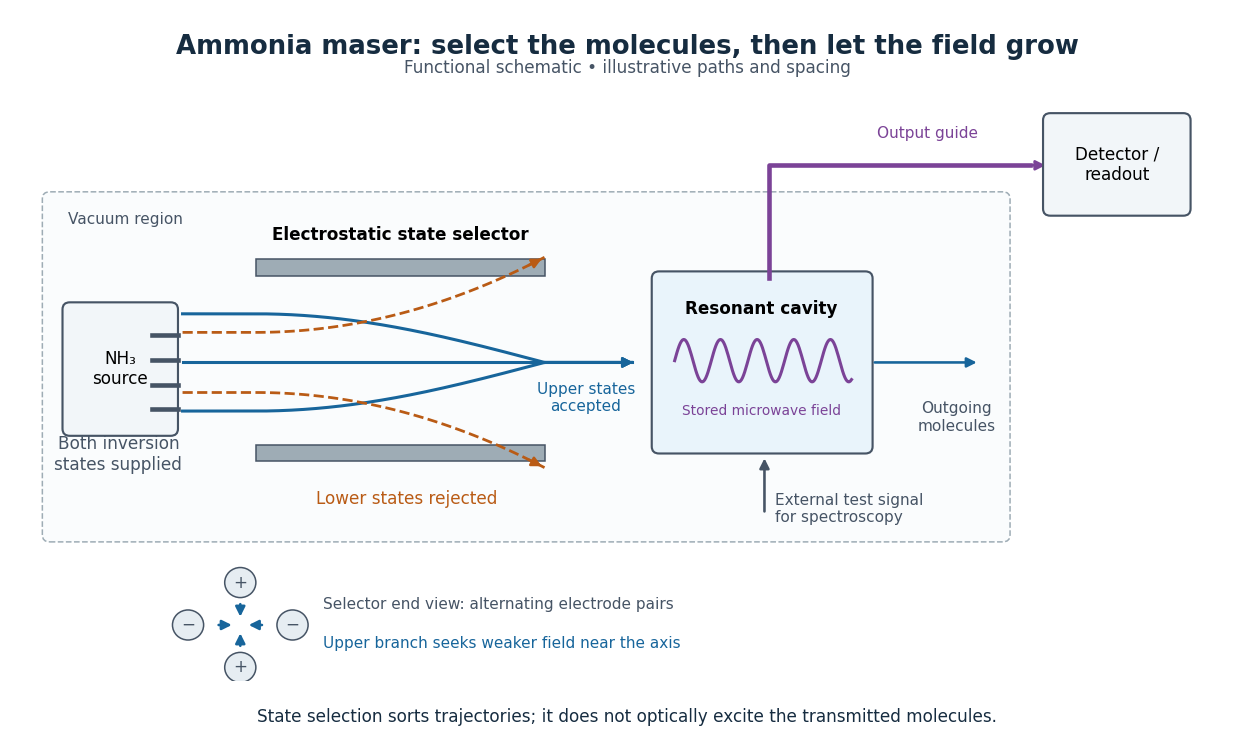

Recreate this plot in Python.
"""Original functional ammonia-maser schematic, not measured geometry.

Python 3.14; matplotlib 3.10.7; numpy 2.3.5. Run from _media.
Historical functions: Gordon, Zeiger and Townes, Phys. Rev. 95 (1954),
282–284, Fig. 1; 99 (1955), 1264–1274, pp. 1264–1267.
No voltages, construction dimensions, or measured trajectories are represented.
"""
from pathlib import Path
import matplotlib.pyplot as plt
from matplotlib.patches import FancyBboxPatch, Rectangle, Circle, FancyArrowPatch
import numpy as np

plt.rcParams.update({'font.size': 11, 'font.family': 'DejaVu Sans'})
fig = plt.figure(figsize=(11.4, 6.8), facecolor='white')
ax = fig.add_axes((0.025, 0.09, 0.95, 0.78))
ax.set(xlim=(0, 13), ylim=(0, 6.6)); ax.axis('off')
blue, orange, purple, grey = '#17659b', '#b95b15', '#7b4397', '#465465'
fig.text(.5, .955, 'Ammonia maser: select the molecules, then let the field grow',
         ha='center', va='top', fontsize=17, weight='bold', color='#162c40')
fig.text(.5, .902, 'Functional schematic • illustrative paths and spacing', ha='center', color=grey)

def box(x, y, w, h, label, color='#f2f6f9'):
    ax.add_patch(FancyBboxPatch((x,y),w,h,boxstyle='round,pad=0.08',facecolor=color,edgecolor=grey,lw=1.4))
    ax.text(x+w/2,y+h/2,label,ha='center',va='center')

def arrow(a,b,color=grey,**kw):
    ax.add_patch(FancyArrowPatch(a,b,arrowstyle='-|>',mutation_scale=13,color=color,lw=1.7,**kw))

ax.add_patch(FancyBboxPatch((.20,1.65),10.4,3.8,boxstyle='round,pad=0.08',facecolor='#fafcfd',edgecolor='#9eacb5',linestyle='--'))
ax.text(.40,5.17,'Vacuum region',color=grey,fontsize=10)
box(.42,2.85,1.1,1.35,'NH₃\nsource')
for yy in (3.07,3.35,3.63,3.91):
    ax.plot([1.32,1.6],[yy,yy],color=grey,lw=3)
ax.text(.95,2.38,'Both inversion\nstates supplied',ha='center',color=grey)
for yy in (2.48,4.58):
    ax.add_patch(Rectangle((2.45,yy),3.15,.19,facecolor='#9eacb5',edgecolor=grey))
ax.text(4.03,4.99,'Electrostatic state selector',ha='center',weight='bold')
x=np.linspace(1.65,6.55,220)
for y0 in (-.55,.0,.55):
    t=np.clip((x-2.45)/3.15,0,1)
    yy=3.60+y0*np.cos(t*np.pi/2)
    ax.plot(x,yy,color=blue,lw=2)
    arrow((6.20,yy[-1]),(6.60,yy[-1]),blue)
for sign in (-1,1):
    xx=np.linspace(1.65,5.6,120);t=np.clip((xx-2.45)/3.15,0,1)
    yy=3.6+sign*(.34+.85*t*t)
    ax.plot(xx,yy,color=orange,lw=1.8,linestyle='--')
    arrow((xx[-7],yy[-7]),(xx[-1],yy[-1]),orange)
ax.text(4.10,2.00,'Lower states rejected',ha='center',color=orange)
ax.text(6.05,3.05,'Upper states\naccepted',ha='center',color=blue,fontsize=10)
box(6.85,2.65,2.25,1.9,'',color='#e9f4fb')
ax.text(7.97,4.15,'Resonant cavity',ha='center',weight='bold')
xx=np.linspace(7.02,8.95,160)
ax.plot(xx,3.62+.24*np.sin((xx-7.02)*5*np.pi),color=purple,lw=2)
ax.text(7.97,3.00,'Stored microwave field',ha='center',fontsize=9,color=purple)
arrow((9.17,3.60),(10.35,3.60),blue)
ax.text(10.10,2.83,'Outgoing\nmolecules',ha='center',fontsize=10,color=grey)
ax.plot([8.05,8.05,10.90],[4.56,5.83,5.83],color=purple,lw=3)
arrow((10.65,5.83),(11.1,5.83),purple)
box(11.12,5.34,1.45,1.00,'Detector /\nreadout')
ax.text(9.78,6.14,'Output guide',ha='center',color=purple,fontsize=10)
arrow((8.0,1.88),(8.0,2.55),grey)
ax.text(8.12,1.94,'External test signal\nfor spectroscopy',va='center',fontsize=10,color=grey)

# Transverse inset: alternating electrode pairs, purely schematic.
cx,cy=2.28,.63
for dx,dy,lab in ((0,.48,'+'),(.57,0,'−'),(0,-.48,'+'),(-.57,0,'−')):
    ax.add_patch(Circle((cx+dx,cy+dy),.17,facecolor='#e6edf2',edgecolor=grey))
    ax.text(cx+dx,cy+dy,lab,ha='center',va='center',color=grey)
for dx,dy in ((.27,0),(-.27,0),(0,.27),(0,-.27)):
    arrow((cx+dx,cy+dy),(cx+.22*dx,cy+.22*dy),blue)
ax.text(3.18,.86,'Selector end view: alternating electrode pairs',va='center',color=grey,fontsize=10)
ax.text(3.18,.42,'Upper branch seeks weaker field near the axis',va='center',color=blue,fontsize=10)
fig.text(.5,.035,'State selection sorts trajectories; it does not optically excite the transmitted molecules.',
         ha='center',fontsize=11,color='#162c40')
fig.savefig(Path(__file__).stem+'.png',dpi=110,facecolor='white',transparent=False)
